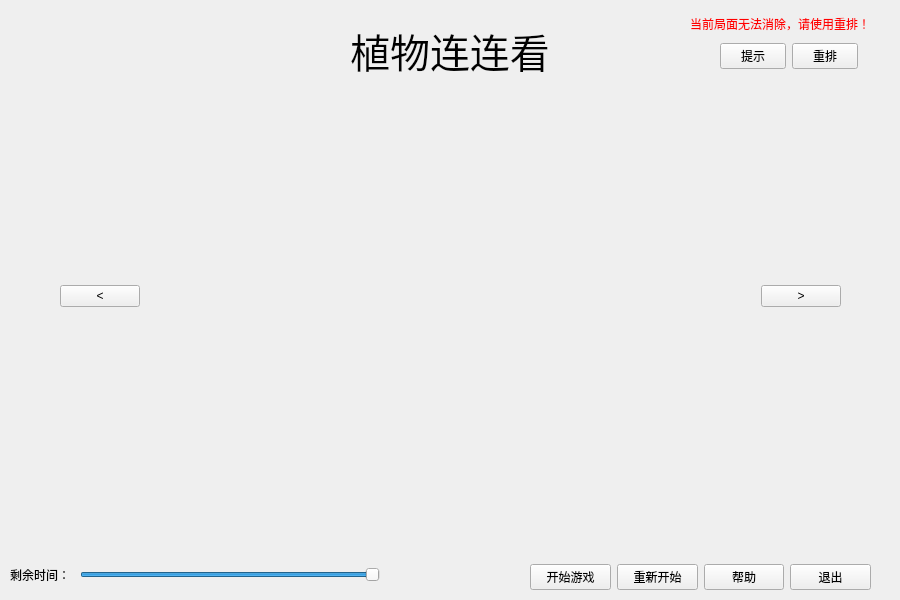
<?xml version="1.0" encoding="UTF-8"?>
<ui version="4.0">
 <class>PairEliminate</class>
 <widget class="QWidget" name="PairEliminate">
  <property name="geometry">
   <rect>
    <x>0</x>
    <y>0</y>
    <width>900</width>
    <height>600</height>
   </rect>
  </property>
  <property name="windowTitle">
   <string>Form</string>
  </property>
  <widget class="QLabel" name="label">
   <property name="geometry">
    <rect>
     <x>300</x>
     <y>20</y>
     <width>300</width>
     <height>60</height>
    </rect>
   </property>
   <property name="font">
    <font>
     <pointsize>30</pointsize>
    </font>
   </property>
   <property name="text">
    <string>植物连连看</string>
   </property>
   <property name="alignment">
    <set>Qt::AlignCenter</set>
   </property>
  </widget>
  <widget class="QLabel" name="label_2">
   <property name="geometry">
    <rect>
     <x>10</x>
     <y>565</y>
     <width>65</width>
     <height>20</height>
    </rect>
   </property>
   <property name="text">
    <string>剩余时间：</string>
   </property>
  </widget>
  <widget class="QSlider" name="timeDisplay">
   <property name="geometry">
    <rect>
     <x>80</x>
     <y>565</y>
     <width>300</width>
     <height>20</height>
    </rect>
   </property>
   <property name="maximum">
    <number>1000</number>
   </property>
   <property name="value">
    <number>1000</number>
   </property>
   <property name="sliderPosition">
    <number>1000</number>
   </property>
   <property name="orientation">
    <enum>Qt::Horizontal</enum>
   </property>
  </widget>
  <widget class="QWidget" name="layoutWidget">
   <property name="geometry">
    <rect>
     <x>60</x>
     <y>280</y>
     <width>781</width>
     <height>32</height>
    </rect>
   </property>
   <layout class="QHBoxLayout" name="horizontalLayout">
    <item>
     <widget class="QPushButton" name="buttonStyleLeft">
      <property name="text">
       <string>&lt;</string>
      </property>
     </widget>
    </item>
    <item>
     <spacer name="horizontalSpacer">
      <property name="orientation">
       <enum>Qt::Horizontal</enum>
      </property>
      <property name="sizeHint" stdset="0">
       <size>
        <width>40</width>
        <height>20</height>
       </size>
      </property>
     </spacer>
    </item>
    <item>
     <widget class="QPushButton" name="buttonStyleRight">
      <property name="text">
       <string>&gt;</string>
      </property>
     </widget>
    </item>
   </layout>
  </widget>
  <widget class="QWidget" name="layoutWidget">
   <property name="geometry">
    <rect>
     <x>530</x>
     <y>560</y>
     <width>341</width>
     <height>34</height>
    </rect>
   </property>
   <layout class="QHBoxLayout" name="horizontalLayout_2">
    <item>
     <widget class="QPushButton" name="buttonStart">
      <property name="text">
       <string>开始游戏</string>
      </property>
     </widget>
    </item>
    <item>
     <widget class="QPushButton" name="buttonRestart">
      <property name="text">
       <string>重新开始</string>
      </property>
     </widget>
    </item>
    <item>
     <widget class="QPushButton" name="buttonHelp">
      <property name="text">
       <string>帮助</string>
      </property>
     </widget>
    </item>
    <item>
     <widget class="QPushButton" name="buttonExit">
      <property name="text">
       <string>退出</string>
      </property>
     </widget>
    </item>
   </layout>
  </widget>
  <widget class="QLabel" name="labelRed">
   <property name="geometry">
    <rect>
     <x>690</x>
     <y>15</y>
     <width>201</width>
     <height>16</height>
    </rect>
   </property>
   <property name="text">
    <string>&lt;html&gt;&lt;head/&gt;&lt;body&gt;&lt;p&gt;&lt;span style=&quot; color:#ff0000;&quot;&gt;当前局面无法消除，请使用重排！&lt;/span&gt;&lt;/p&gt;&lt;/body&gt;&lt;/html&gt;</string>
   </property>
  </widget>
  <widget class="QWidget" name="layoutWidget">
   <property name="geometry">
    <rect>
     <x>720</x>
     <y>40</y>
     <width>138</width>
     <height>32</height>
    </rect>
   </property>
   <layout class="QHBoxLayout" name="horizontalLayout_3">
    <item>
     <widget class="QPushButton" name="buttonHint">
      <property name="text">
       <string>提示</string>
      </property>
     </widget>
    </item>
    <item>
     <widget class="QPushButton" name="buttonShuffle">
      <property name="text">
       <string>重排</string>
      </property>
     </widget>
    </item>
   </layout>
  </widget>
 </widget>
 <resources/>
 <connections/>
</ui>
